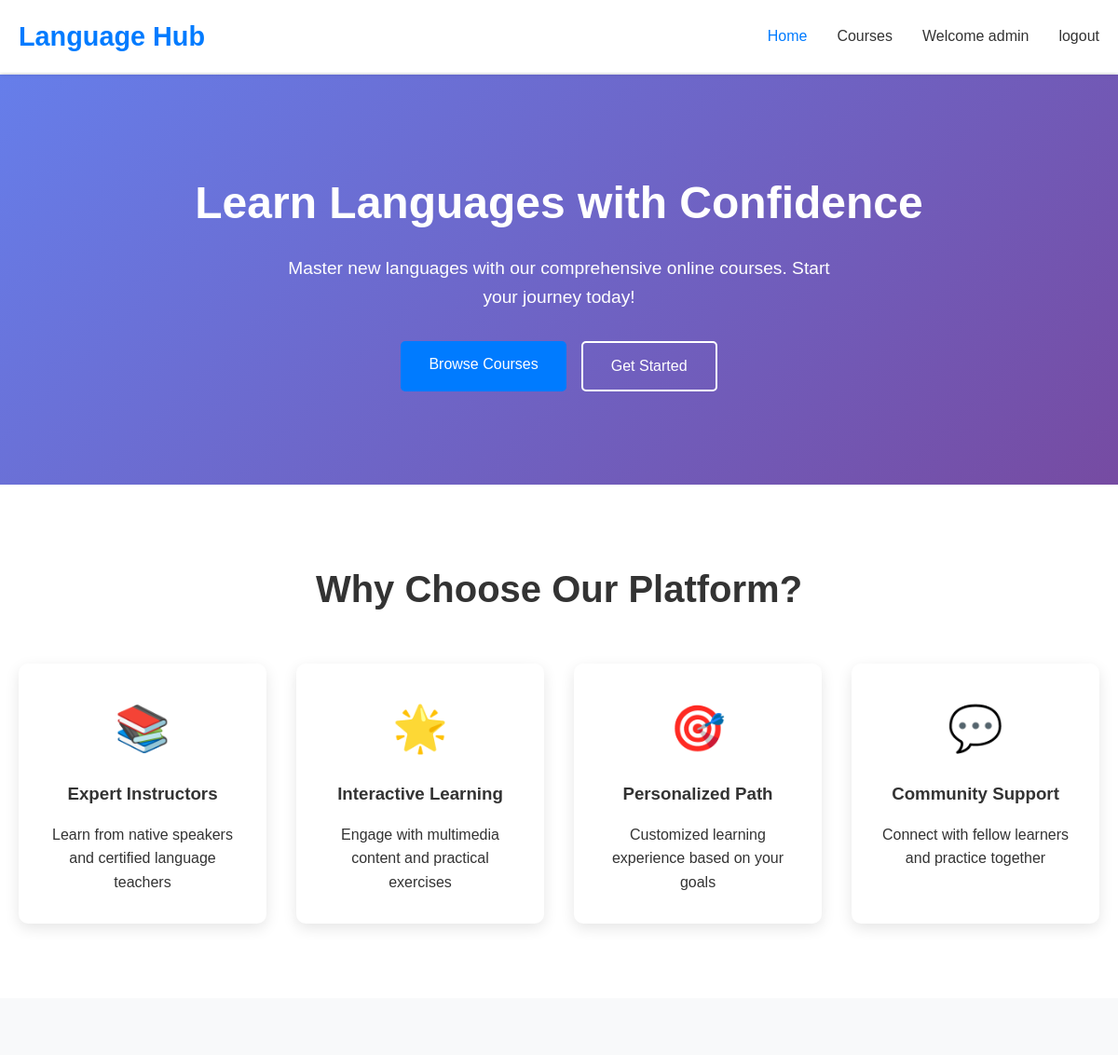
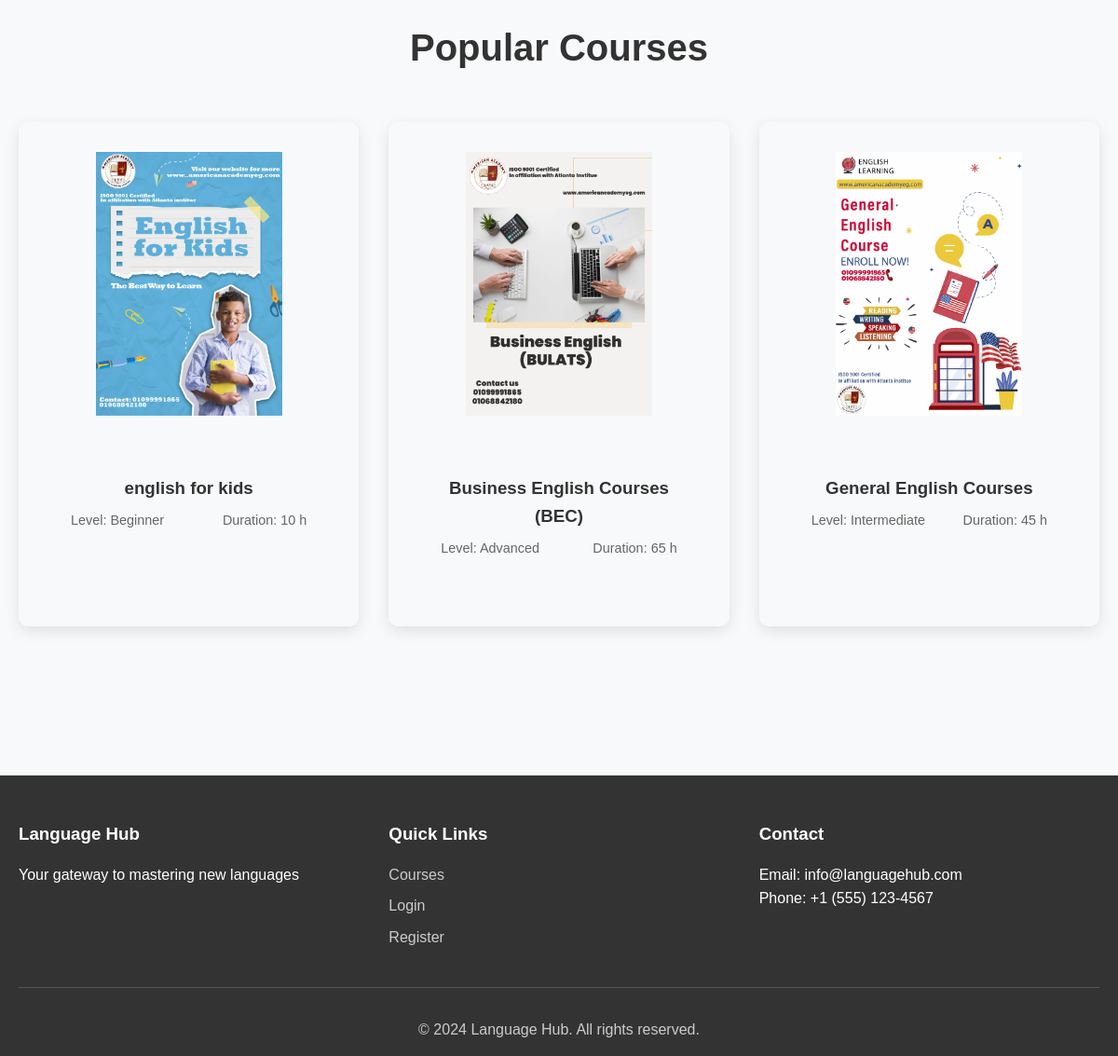
The page / (signed in) on the database its author committed (2 pictures, top to bottom).
### tables this page shows
CREATE TABLE `courses` (
  `cid` int(11) NOT NULL,
  `title` varchar(255) NOT NULL,
  `lang` varchar(10) NOT NULL,
  `level` varchar(255) NOT NULL,
  `duration` int(11) NOT NULL,
  `description` text NOT NULL,
  `image` varchar(255) NOT NULL,
  `created_at` int(11) NOT NULL
);

### index.php (the view, shortened to what this page needs)
<?php
require_once 'config.php';
$course = $pdo->query("SELECT * FROM courses ORDER BY created_at DESC");
?>
<!DOCTYPE html>
<html lang="en">
<head>
    <link rel="stylesheet" href="style.css">
</head>
<body>
    <header>
        <nav class="navbar">
            <div class="nav-container">
                <div class="logo">
                    <h2><a href="index.php">Language Hub</a></h2>
                </div>
                <ul class="nav-menu">
                    <li><a href="index.php" class="active">Home</a></li>
                    <li><a href="courses.php">Courses</a></li>
                    <?php if(isset($_SESSION['userid'])){ ?>
                        <li>Welcome <?=$_SESSION['fullname']?></li>
                        <li><a href="logout.php">logout</a></li>
                    <?php }else{ ?>
                    <li><a href="login.php">Login</a></li>
                    <li><a href="register.php">Register</a></li>
                    <?php } ?>
                </ul>
            </div>
        </nav>
    </header>
    <main>
        <section class="hero">
            <div class="hero-content">
                <h1>Learn Languages with Confidence</h1>
                <p>Master new languages with our comprehensive online courses. Start your journey today!</p>
                <div class="hero-buttons">
                    <a href="courses.php" class="btn btn-primary">Browse Courses</a>
                    <a href="register.php" class="btn btn-secondary">Get Started</a>
                </div>
            </div>
        </section>
        <section class="features">
            <div class="container">
                <h2>Why Choose Our Platform?</h2>
                <div class="features-grid">
                    <div class="feature-card">
                        <div class="feature-icon">📚</div>
                        <h3>Expert Instructors</h3>
                        <p>Learn from native speakers and certified language teachers</p>
                    </div>
                    <div class="feature-card">
                        <div class="feature-icon">🌟</div>
                        <h3>Interactive Learning</h3>
                        <p>Engage with multimedia content and practical exercises</p>
                    </div>
                    <div class="feature-card">
                        <div class="feature-icon">🎯</div>
                        <h3>Personalized Path</h3>
                        <p>Customized learning experience based on your goals</p>
                    </div>
                    <div class="feature-card">
                        <div class="feature-icon">💬</div>
                        <h3>Community Support</h3>
                        <p>Connect with fellow learners and practice together</p>
                    </div>
                </div>
            </div>
        </section>
        <section class="popular-courses">
            <div class="container">
                <h2>Popular Courses</h2>
                <div class="courses-grid" id="popular-courses">
                    <?php while($rows = $course->fetch()){ ?>
                    <div class="feature-card">
                        <div class="feature-icon">
                            <img src="upload/<?=$rows['image']?>" width="200">
                        </div>
                        <div class="course-content">
                            <h3><?=$rows['title']?></h3>
                            <div class="course-meta">
                                <span>Level: <?=$rows['level']?></span>
                                <span>Duration: <?=$rows['duration']?> h</span>
                            </div>
                        </div>
                    </div>
                    <?php } ?>
                </div>
            </div>
        </section>
    </main>
    <footer>
        <div class="container">
            <div class="footer-content">
                <div class="footer-section">
                    <h3>Language Hub</h3>
                    <p>Your gateway to mastering new languages</p>
                </div>
                <div class="footer-section">
                    <h3>Quick Links</h3>
                    <ul>
                        <li><a href="courses.php">Courses</a></li>
                        <li><a href="login.php">Login</a></li>
                        <li><a href="register.php">Register</a></li>
                    </ul>
                </div>
                <div class="footer-section">
                    <h3>Contact</h3>
                    <p>Email: info@languagehub.com</p>
                    <p>Phone: +1 (555) 123-4567</p>
                </div>
            </div>
            <div class="footer-bottom">
                <p>&copy; 2024 Language Hub. All rights reserved.</p>
            </div>
        </div>
    </footer>
</body>
</html>

### style.css (style rules this page uses)
* { margin: 0; padding: 0; box-sizing: border-box; }
body { font-family: 'Arial', sans-serif; line-height: 1.6; color: #333; background-color: #f8f9fa; }
.container { max-width: 1200px; margin: 0 auto; padding: 0 20px; }
.navbar { background: #fff; box-shadow: 0 2px 5px rgba(0,0,0,0.1); position: fixed; width: 100%; top: 0; z-index: 1000; }
.nav-container { display: flex; justify-content: space-between; align-items: center; padding: 1rem 20px; max-width: 1200px; margin: 0 auto; }
.logo h2 { color: #007bff; font-size: 1.8rem; }
.logo a { text-decoration: none; color: inherit; }
.nav-menu { display: flex; list-style: none; gap: 2rem; }
.nav-menu a { text-decoration: none; color: #333; font-weight: 500; transition: color 0.3s; }
.nav-menu a:hover, .nav-menu a.active { color: #007bff; }
main { margin-top: 80px; min-height: calc(100vh - 80px); }
.hero { background: linear-gradient(135deg, #667eea 0%, #764ba2 100%); color: white; padding: 100px 0; text-align: center; }
.hero-content h1 { font-size: 3rem; margin-bottom: 1rem; }
.hero-content p { font-size: 1.2rem; margin-bottom: 2rem; max-width: 600px; margin-left: auto; margin-right: auto; }
.hero-buttons { display: flex; gap: 1rem; justify-content: center; flex-wrap: wrap; }
.btn { display: inline-block; padding: 12px 30px; text-decoration: none; border-radius: 5px; font-weight: 500; transition: all 0.3s; border: none; cursor: pointer; font-size: 1rem; }
.btn-primary { background: #007bff; color: white; }
.btn-secondary { background: transparent; color: white; border: 2px solid white; }
.features { padding: 80px 0; background: white; }
.features h2 { text-align: center; font-size: 2.5rem; margin-bottom: 3rem; color: #333; }
.features-grid { display: grid; grid-template-columns: repeat(auto-fit, minmax(250px, 1fr)); gap: 2rem; }
.feature-card { text-align: center; padding: 2rem; border-radius: 10px; box-shadow: 0 5px 15px rgba(0,0,0,0.1); transition: transform 0.3s; }
.feature-icon { font-size: 3rem; margin-bottom: 1rem; }
.feature-card h3 { color: #333; margin-bottom: 1rem; }
.popular-courses { padding: 80px 0; background: #f8f9fa; }
.popular-courses h2 { text-align: center; font-size: 2.5rem; margin-bottom: 3rem; color: #333; }
.courses-grid { display: grid; grid-template-columns: repeat(auto-fit, minmax(300px, 1fr)); gap: 2rem; }
.course-content { padding: 1.5rem; }
.course-content h3 { margin-bottom: 0.5rem; color: #333; }
.course-meta { display: flex; justify-content: space-between; color: #666; font-size: 0.9rem; margin-bottom: 1rem; }
footer { background: #333; color: white; padding: 3rem 0 1rem; margin-top: 5rem; }
.footer-content { display: grid; grid-template-columns: repeat(auto-fit, minmax(250px, 1fr)); gap: 2rem; margin-bottom: 2rem; }
.footer-section h3 { margin-bottom: 1rem; }
.footer-section ul { list-style: none; }
.footer-section ul li { margin-bottom: 0.5rem; }
.footer-section a { color: #ccc; text-decoration: none; transition: color 0.3s; }
.footer-bottom { text-align: center; padding-top: 2rem; border-top: 1px solid #555; color: #ccc; }

### rows shown on the page
courses: image (picture), title "english for kids", level "Beginner", duration "10"
courses: image (picture), title "Business English Courses (BEC)", level "Advanced", duration "65"
courses: image (picture), title "General English Courses", level "Intermediate", duration "45"

### other values the page prints
$_SESSION['fullname'] "admin"
